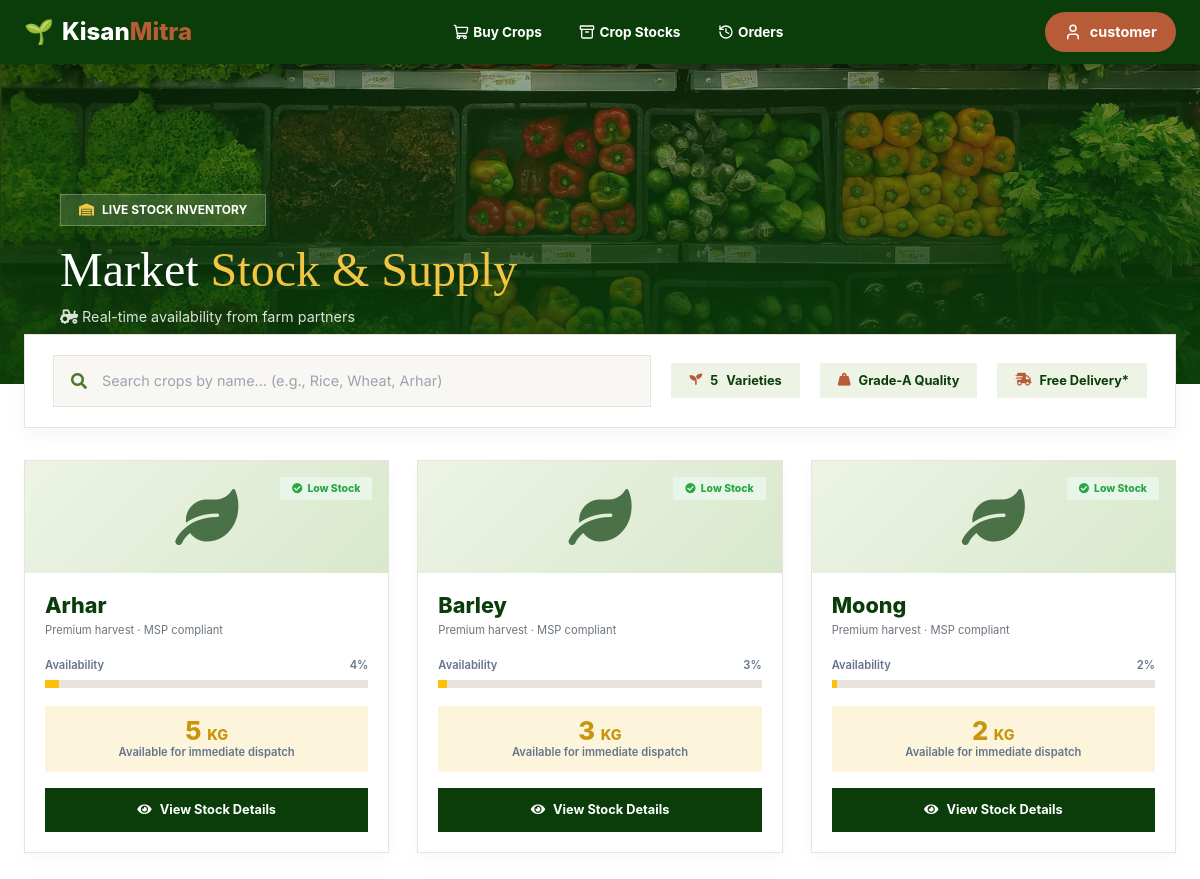
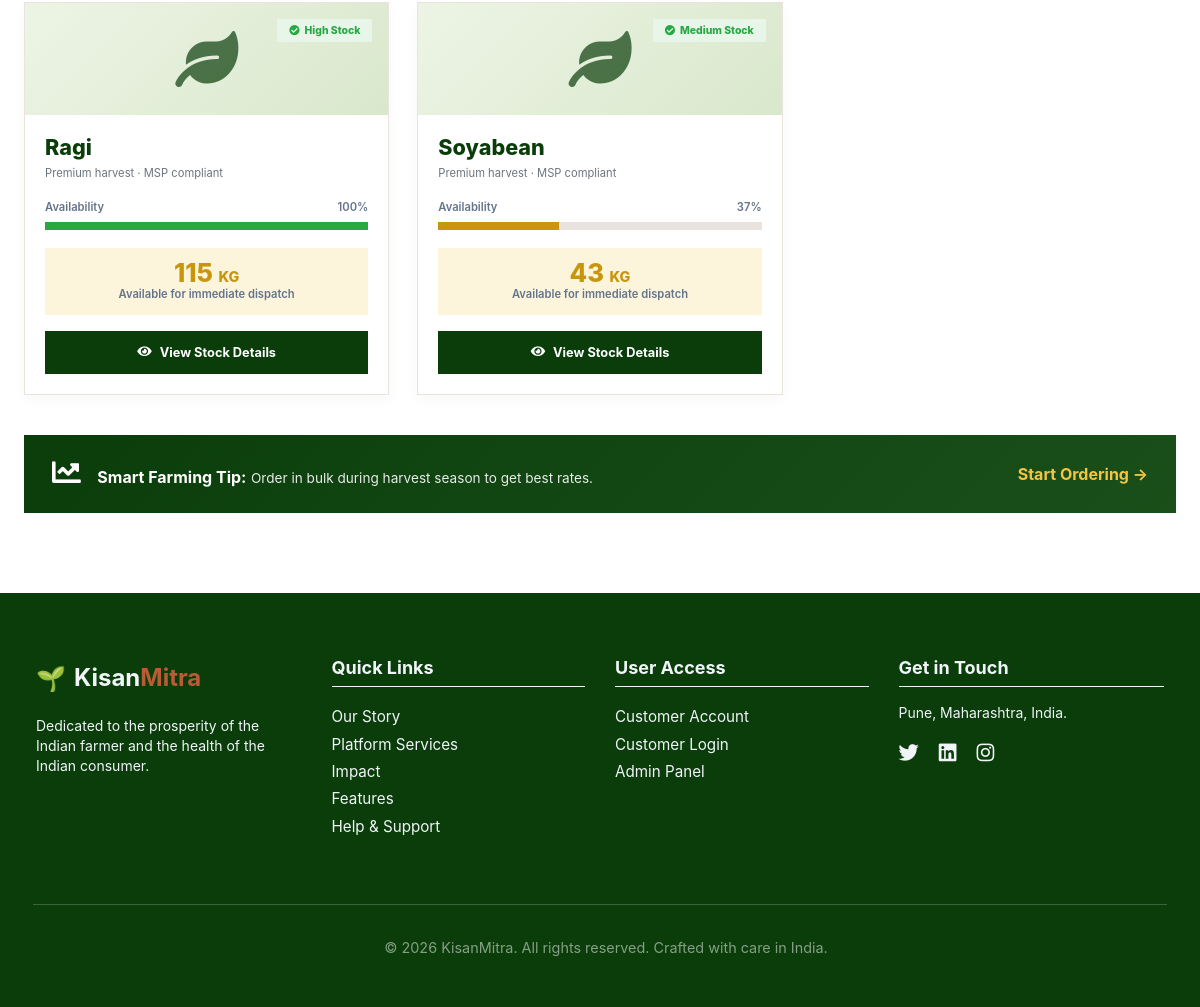
The app's page /customer/cstock_crop.php (signed in) with its own data (2 pictures, top to bottom).
### tables this page shows
CREATE TABLE `custlogin` (
  `cust_id` int(20) NOT NULL,
  `cust_name` varchar(255) NOT NULL,
  `password` varchar(255) NOT NULL,
  `email` varchar(255) NOT NULL,
  `address` varchar(255) NOT NULL,
  `city` varchar(255) NOT NULL,
  `pincode` varchar(255) NOT NULL,
  `state` varchar(255) NOT NULL,
  `phone_no` varchar(255) NOT NULL,
  `otp` varchar(10) DEFAULT NULL,
  `created_at` timestamp NOT NULL DEFAULT current_timestamp(),
  `total_orders` int(11) DEFAULT 0,
  `total_spent` decimal(10,2) DEFAULT 0.00,
  `last_order_date` date DEFAULT NULL,
  `status` tinyint(4) DEFAULT 1,
  `profile_picture` varchar(255) DEFAULT NULL,
  `otp_expiry` datetime DEFAULT NULL,
  `last_otp_sent` datetime DEFAULT NULL,
  `profile_pic` varchar(255) DEFAULT NULL,
  `banner_pic` varchar(255) DEFAULT NULL,
  `email_notifications` tinyint(1) DEFAULT 1,
  `sms_alerts` tinyint(1) DEFAULT 1,
  `language_pref` varchar(50) DEFAULT 'english'
);

CREATE TABLE `production_approx` (
  `crop` varchar(20) NOT NULL,
  `quantity` int(11) NOT NULL,
  `unit_price` decimal(10,2) DEFAULT 0.00,
  `harvest_date` date DEFAULT NULL,
  `expiry_date` date DEFAULT NULL,
  `farmer_id` int(11) DEFAULT NULL,
  `quality_grade` varchar(10) DEFAULT 'A',
  `storage_location` varchar(100) DEFAULT NULL,
  `last_updated` timestamp NOT NULL DEFAULT current_timestamp() ON UPDATE current_timestamp()
);

### customer/cstock_crop.php (the view, shortened to what this page needs)
<?php
include ('../sql.php');
$user_check = $_SESSION['customer_login_user'];
$query4 = "SELECT * from custlogin where email='$user_check'";
$ses_sq4 = mysqli_query($conn, $query4);
$row4 = mysqli_fetch_assoc($ses_sq4);
$para2 = $row4['cust_name'];
?>
<!DOCTYPE html>
<html lang="en">
<head>
    <link rel="stylesheet" href="https://cdnjs.cloudflare.com/ajax/libs/font-awesome/6.5.0/css/all.min.css">
</head>
<body>
<?php include('cnav.php'); ?>
<section class="hero-banner">
    <img src="../assets/img/stock2.jpg" alt="Fresh Harvest">
    <div class="hero-overlay"></div>
    <div class="hero-content">
        <div class="hero-badge">
            <i class="fas fa-warehouse"></i> Live Stock Inventory
        </div>
        <h1 style="color: #fff; font-family: 'Playfair Display', serif; font-size: clamp(2rem, 5vw, 3rem);">
            Market <span style="color: #F4C542;">Stock & Supply</span>
        </h1>
        <p style="color: rgba(255,255,255,0.85); font-size: 0.9rem;">
            <i class="fas fa-tractor"></i> Real-time availability from farm partners
        </p>
    </div>
</section>
<div class="main-container">
    <div class="search-section">
        <div class="search-wrapper">
            <i class="fas fa-search search-icon"></i>
            <input type="text" id="cropSearchInput" class="search-input" placeholder="Search crops by name... (e.g., Rice, Wheat, Arhar)">
        </div>
        <div class="stats-badge">
            <div class="stat-chip"><i class="fas fa-seedling"></i> <span id="totalCropsCount">0</span> Varieties</div>
            <div class="stat-chip"><i class="fas fa-weight-hanging"></i> Grade-A Quality</div>
            <div class="stat-chip"><i class="fas fa-truck-fast"></i> Free Delivery*</div>
        </div>
    </div>
    <div class="stock-grid" id="stockGrid">
        <?php
        $sql = "SELECT crop, quantity FROM production_approx WHERE quantity > 0 ORDER BY crop ASC";
        $query = mysqli_query($conn, $sql);
        $totalItems = mysqli_num_rows($query);
        $maxQuantity = 0;
        if(mysqli_num_rows($query) > 0) {
            while($res = mysqli_fetch_array($query)){
                if($res['quantity'] > $maxQuantity) $maxQuantity = $res['quantity'];
            }
            mysqli_data_seek($query, 0);
            $index = 0;
            while($res = mysqli_fetch_array($query)){
                $percentage = ($maxQuantity > 0) ? ($res['quantity'] / $maxQuantity) * 100 : 0;
                $stockLevel = ($percentage > 70) ? 'High Stock' : (($percentage > 30) ? 'Medium Stock' : 'Low Stock');
                $stockColor = ($percentage > 70) ? 'var(--success)' : (($percentage > 30) ? 'var(--gold)' : 'var(--warning)');
        ?>
        <div class="stock-card crop-item animate-card" data-crop-name="<?php echo strtolower($res['crop']); ?>" style="animation-delay: <?php echo $index * 0.05; ?>s">
            <div class="card-badge">
                <i class="fas fa-check-circle"></i> <?php echo $stockLevel; ?>
            </div>
            <div class="card-image-placeholder">
                <i class="fas fa-leaf"></i>
            </div>
            <div class="card-body">
                <h3 class="crop-title"><?php echo ucfirst($res['crop']); ?></h3>
                <p class="text-muted" style="font-size: 0.7rem;">Premium harvest · MSP compliant</p>
                <div class="stock-meter">
                    <div class="meter-label">
                        <span>Availability</span>
                        <span><?php echo round($percentage); ?>%</span>
                    </div>
                    <div class="meter-bar">
                        <div class="meter-fill" style="width: <?php echo $percentage; ?>%; background: <?php echo $stockColor; ?>"></div>
                    </div>
                </div>
                <div class="quantity-highlight">
                    <div class="quantity-number"><?php echo number_format($res['quantity']); ?> <span style="font-size: 0.9rem;">KG</span></div>
                    <div class="quantity-unit">Available for immediate dispatch</div>
                </div>
                <button class="btn-details"
                        data-crop="<?php echo htmlspecialchars($res['crop']); ?>"
                        data-qty="<?php echo $res['quantity']; ?>"
                        data-percent="<?php echo round($percentage); ?>"
                        data-stocklevel="<?php echo $stockLevel; ?>">
                    <i class="fas fa-eye"></i> View Stock Details
                </button>
            </div>
        </div>
        <?php
                $index++;
            }
        } else {
            echo '<div class="empty-stock"><i class="fas fa-box-open" style="font-size: 3rem; color: var(--border); margin-bottom: 15px; display: block;"></i><h3>No Stock Available</h3><p>New crop listings will appear here soon. Check back later!</p></div>';
        }
        ?>
    </div>
    <div class="info-widget" id="infoWidget" style="display: <?php echo ($totalItems > 0) ? 'flex' : 'none'; ?>;">
        <div>
            <i class="fas fa-chart-line" style="font-size: 1.8rem; margin-right: 12px;"></i>
            <strong style="font-size: 1rem;">Smart Farming Tip:</strong>
            <span style="font-size: 0.85rem; opacity: 0.9;">Order in bulk during harvest season to get best rates.</span>
        </div>
        <div>
            <a href="cbuy_crops.php" style="color: #F4C542; text-decoration: none; font-weight: 700;">Start Ordering →</a>
        </div>
    </div>
</div>
<?php require("footer.php"); ?>
</body>
</html>

### customer/cnav.php (shortened to what this page needs)
<!DOCTYPE html>
<html lang="en">
<head>
<script src="https://cdn.tailwindcss.com"></script>
</head>
<body>
<header id="main-header">
    <div class="nav-container">
        <div style="display: flex; align-items: center;">
            <a href="../index.php" style="display: flex; align-items: center; gap: 0.5rem;">
                <span style="font-size: 1.5rem;">🌱</span>
                <span style="font-size: 1.5rem; font-weight: 800; color: white;">
                    Kisan<span style="color: var(--color-accent-terracotta);">Mitra</span>
                </span>
            </a>
        </div>
        <div class="nav-center-group desktop-nav-items">
            <a href="cbuy_crops.php" class="nav-link-item">
                <i data-lucide="shopping-cart" style="width:16px; height:16px;"></i> Buy Crops
            </a>
            <a href="cstock_crop.php" class="nav-link-item">
                <i data-lucide="archive" style="width:16px; height:16px;"></i> Crop Stocks
            </a>
            <div class="dropdown">
                <a href="#" class="nav-link-item">
                    <i data-lucide="history" style="width:16px; height:16px;"></i> Orders
                </a>
            </div>
        </div>
        <div style="margin-left: auto;" class="desktop-profile-dropdown desktop-nav-items">
            <div class="dropdown">
                <button class="btn-profile-dropdown">
                    <i data-lucide="user" style="width:18px; height:18px;"></i> <?php echo htmlspecialchars($para2) ?>
                </button>
            </div>
        </div>
    </div>
</header>
</body>
</html>

### customer/footer.php (shortened to what this page needs)
<!DOCTYPE html>
<html>
<head>
<link rel="stylesheet" href="https://stackpath.bootstrapcdn.com/bootstrap/4.3.1/css/bootstrap.min.css">
<link rel="stylesheet" href="https://pro.fontawesome.com/releases/v5.10.0/css/all.css"/>
</head>
<body>
<footer id="contact" class="new-footer">
    <div class="container">
        <div class="row">
            <div class="col-12 col-lg-3 mb-4 mb-lg-0">
                <a href="../index.php" class="d-flex align-items-center mb-3" style="color: white; text-decoration: none;">
                    <span style="font-size: 1.5rem; color: var(--color-secondary-green); margin-right: 0.5rem;">🌱</span>
                    <span class="h4 font-weight-bolder mb-0">
                        <span style="color: var(--color-text-white);">Kisan</span><span style="color: var(--color-accent-terracotta);">Mitra</span>
                    </span>
                </a>
                <p class="text-sm" style="color: var(--color-text-white);">
                    Dedicated to the prosperity of the Indian farmer and the health of the Indian consumer.
                </p>
            </div>
            <div class="col-6 col-md-3 col-lg-3 mb-4 mb-lg-0">
                <h5 class="footer-heading">Quick Links</h5>
                <span class="heading-separator"></span>
                <ul class="list-unstyled">
                    <li><a href="../index.php#vision">Our Story</a></li>
                    <li><a href="../index.php#offerings">Platform Services</a></li>
                    <li><a href="../index.php#impact">Impact</a></li>
                    <li><a href="../index.php#benefits">Features</a></li>
                    <li><a href="../index.php#contact">Help & Support</a></li>
                </ul>
            </div>
            <div class="col-6 col-md-3 col-lg-3 mb-4 mb-lg-0">
                <h5 class="footer-heading">User Access</h5>
                <span class="heading-separator"></span>
                <ul class="list-unstyled">
                    <li><a href="../customer/cregister.php">Customer Account</a></li>
                    <li><a href="../customer/clogin.php">Customer Login</a></li>
                    <li><a href="../admin/alogin.php">Admin Panel</a></li>
                </ul>
            </div>
            <div class="col-12 col-md-6 col-lg-3">
                <h5 class="footer-heading">Get in Touch</h5>
                <span class="heading-separator"></span>
                <p class="text-sm" style="color: var(--color-text-white); margin-bottom: 1rem;">Pune, Maharashtra, India.</p>
                <div class="footer-social">
                    <a href="#" aria-label="Twitter"><i class="fab fa-twitter fa-lg"></i></a>
                    <a href="#" aria-label="LinkedIn"><i class="fab fa-linkedin fa-lg"></i></a>
                    <a href="#" aria-label="Instagram"><i class="fab fa-instagram fa-lg"></i></a>
                </div>
            </div>
        </div>
        <div class="row text-center footer-copyright">
            <div class="col-12">
                <p>&copy; <span id="current-year"></span> KisanMitra. All rights reserved. Crafted with care in India.</p>
            </div>
        </div>
    </div>
</footer>
</body>
</html>

### customer/cnav.php (style rules this page uses)
:root { --color-primary-dark: #0A3D0A; --color-accent-terracotta: #B85C38; }
html, body { margin: 0; padding: 0; background-color: var(--color-primary-dark); font-family: ui-sans-serif, system-ui, -apple-system, BlinkMacSystemFont, "Segoe UI", Roboto, "Helvetica Neue", Arial, sans-serif; }
a, a:visited, a:active, a:focus, button { text-decoration: none !important; outline: none !important; -webkit-tap-highlight-color: transparent !important; }
#main-header { width: 100%; background-color: var(--color-primary-dark); box-shadow: 0 4px 12px rgba(0,0,0,0.3); position: sticky; top: 0; z-index: 1000; height: 64px; }
.nav-container { max-width: 1280px; margin: 0 auto; padding: 0 1.5rem; display: flex; align-items: center; justify-content: space-between; height: 100%; width: 100%; box-sizing: border-box; }
.nav-link-item { position: relative; color: white !important; font-weight: 700; font-size: 0.85rem; padding: 0.6rem 0.8rem; transition: all 0.3s; display: flex; align-items: center; gap: 0.25rem; }
.nav-center-group { flex: 1; display: flex; justify-content: center; gap: 0.75rem; }
.nav-link-item::after { content: ''; position: absolute; height: 2px; width: 0; bottom: 0; left: 50%; background-color: var(--color-accent-terracotta); transition: all 0.3s ease-in-out; }
.dropdown { position: relative; }
.btn-profile-dropdown { display: flex; align-items: center; gap: 0.5rem; padding: 0.6rem 1.2rem; font-size: 0.9rem; color: white; font-weight: 700; border-radius: 9999px; background-color: var(--color-accent-terracotta); border: none; cursor: pointer; }

### customer/footer.php (style rules this page uses)
:root { --color-primary-dark: #0A3D0A; --color-accent-terracotta: #B85C38; --color-secondary-green: #4e9f3d; --color-text-white: #f1f5f9; }
.new-footer { background-color: var(--color-primary-dark); color: var(--color-text-white); padding-top: 4rem; padding-bottom: 2rem; }
@media (min-width: 992px) { .new-footer .container { padding-left: 3px !important; padding-right: 3px !important; } }
@media (min-width: 992px) { .new-footer .row { margin-left: 0 !important; margin-right: 0 !important; width: 100%; } }
@media (min-width: 992px) { .new-footer .row > div { padding-left: 15px; padding-right: 15px; } }
@media (min-width: 992px) { .new-footer .row > div:first-child { padding-left: 3px !important; padding-right: 15px !important; } }
@media (min-width: 992px) { .new-footer .row > div:last-child { padding-left: 15px !important; padding-right: 3px !important; } }
.new-footer a { color: var(--color-text-white); transition: color 0.2s; text-decoration: none; font-size: 0.95rem; line-height: 1.8; display: block; }
.footer-heading { font-size: 1.125rem; font-weight: bold; color: var(--color-text-white); margin-bottom: 0.5rem; }
.heading-separator { border-bottom: 1px solid var(--color-text-white); margin-bottom: 1rem; width: 100%; height: 1px; display: block; }
.footer-social { display: flex; flex-direction: row; align-items: center; }
.footer-social a { color: var(--color-text-white); margin-right: 1.25rem; margin-bottom: 0; display: inline-block; }
.footer-copyright { border-top: 1px solid rgba(255, 255, 255, 0.2); margin-top: 48px; padding-top: 32px; }
.footer-copyright p { font-size: 0.9rem; color: rgba(255, 255, 255, 0.5); }

### records on screen
custlogin: cust_name "customer"
production_approx: stockLevel "Low Stock", crop "Arhar", percentage "4", $percentage 4.3478260869565 (drawn), quantity "5"
production_approx: stockLevel "Low Stock", crop "Barley", percentage "3", $percentage 2.6086956521739 (drawn), quantity "3"
production_approx: stockLevel "Low Stock", crop "Moong", percentage "2", $percentage 1.7391304347826 (drawn), quantity "2"
production_approx: quantity "High Stock", crop "Ragi", quantity "100", quantity "115"
production_approx: stockLevel "Medium Stock", crop "Soyabean", percentage "37", $percentage 37.391304347826 (drawn), quantity "43"
